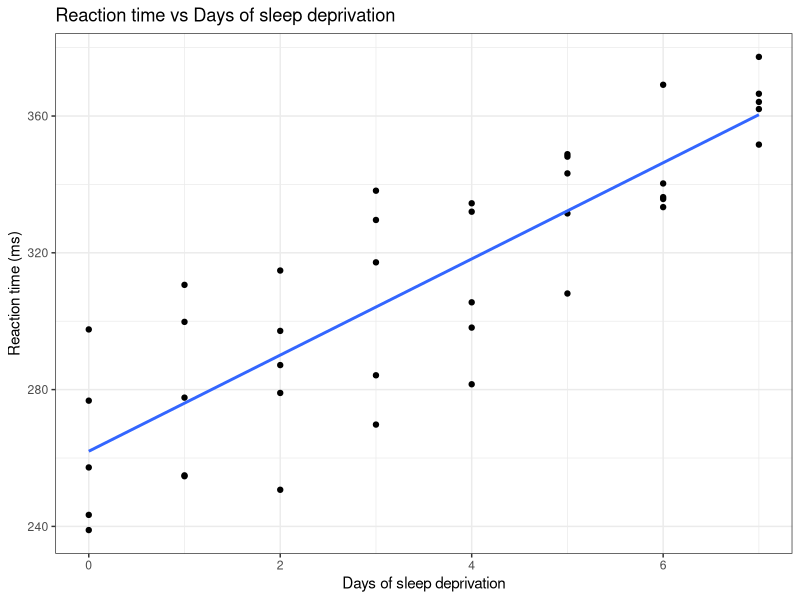
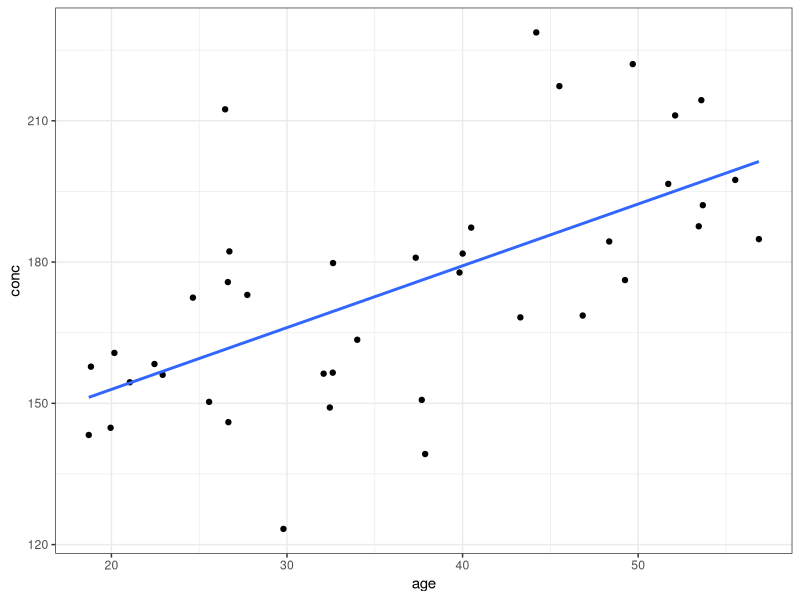
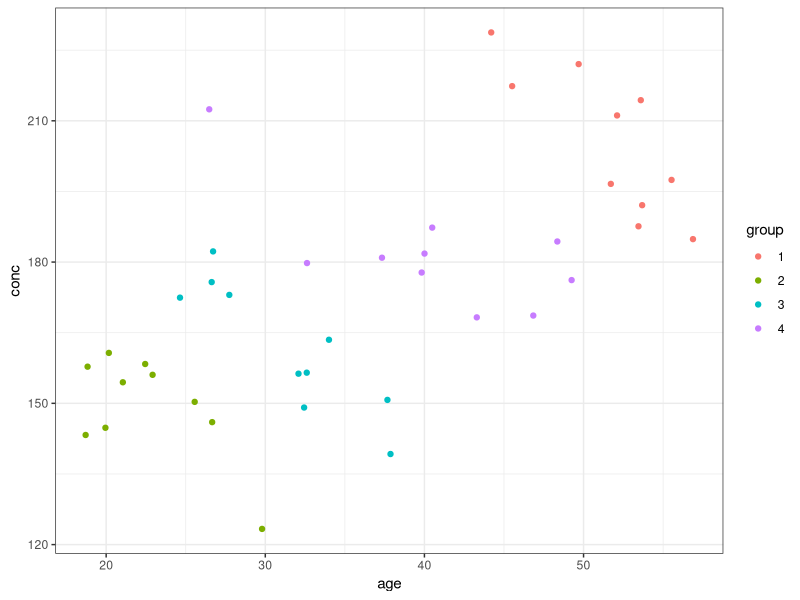
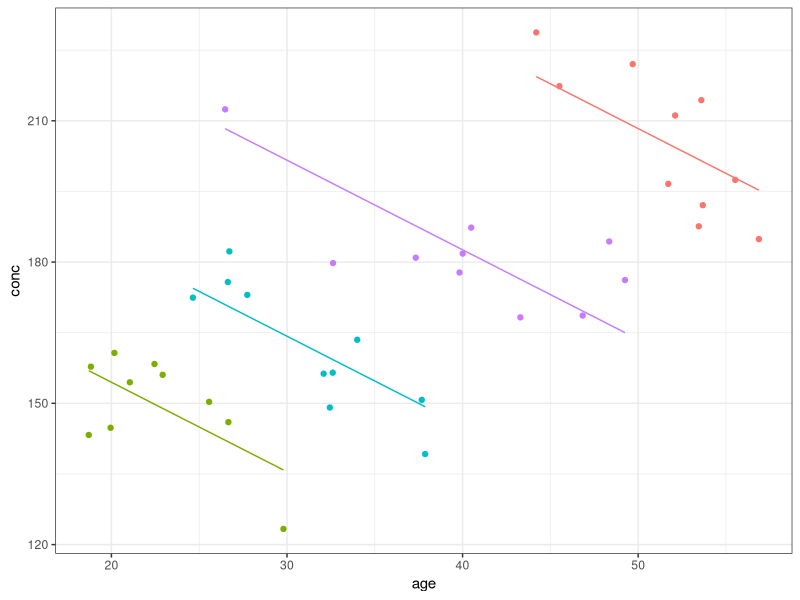
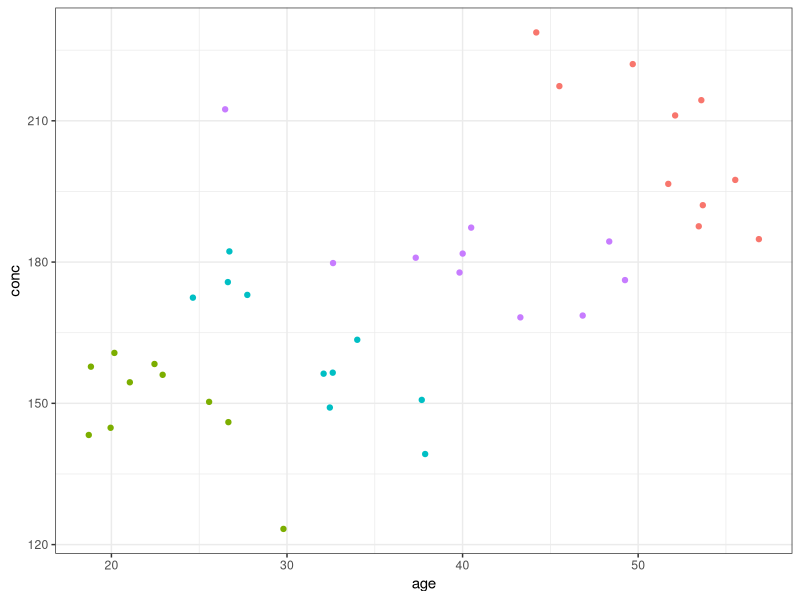
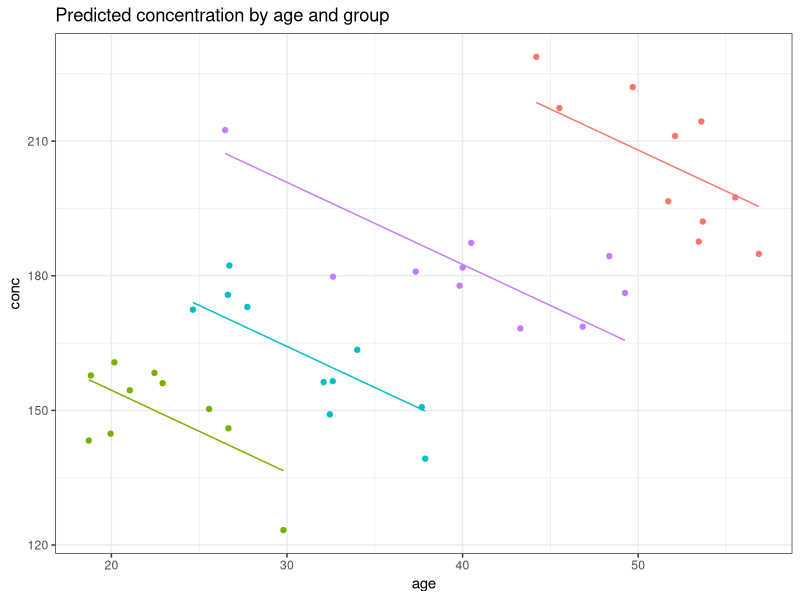
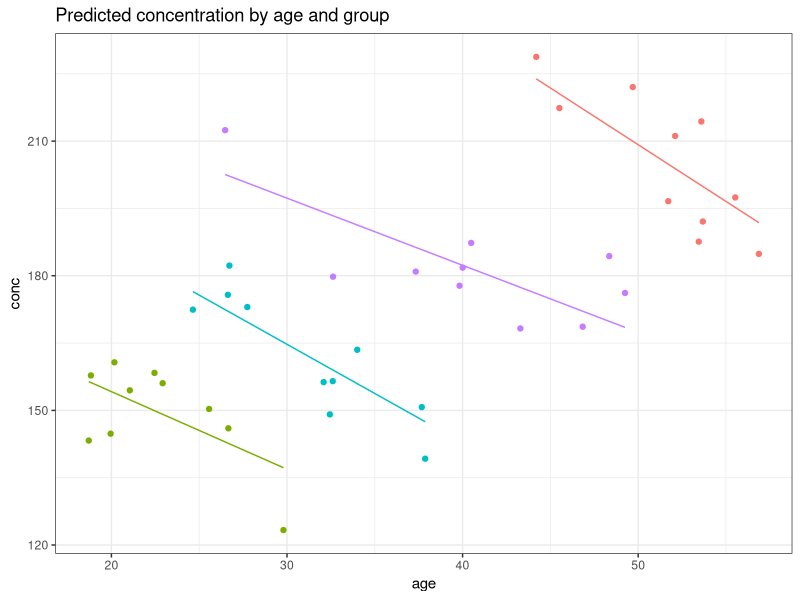
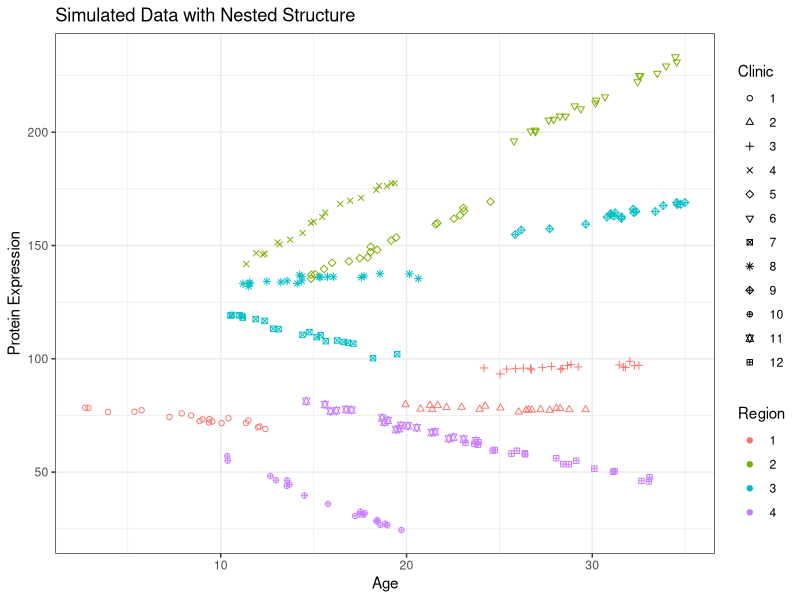

Write the R code that produced these figures, in order.
## ---- chunk 1
library(tidyverse)
library(ggplot2)
library(lme4)
library(nlme)
## ---- chunk 2
#| fig-height: 7
#| fig-width: 7
sleep <- sleepstudy |> filter(Subject %in% c(333, 334, 369, 349, 372), Days>=2) |> mutate(Days=Days-2)
sleep2 <- sleepstudy |> filter(Days>=2) |> mutate(Days=Days-2)
sleep |> ggplot(aes(x=Days, y=Reaction)) + geom_point() + geom_smooth(method="lm", se=FALSE) + theme_bw() +
  labs(title = "Reaction time vs Days of sleep deprivation",
       x = "Days of sleep deprivation",
       y = "Reaction time (ms)")
## ---- chunk 3
simulate_gene_expression <- function(Nsubj = 4, n=10, Gslope = 2, slope=-4, Gint = 100, xm=30, xmsd=5, xsd=2, esd=2) {
  xmean <- rnorm(Nsubj, mean = xm, sd = xmsd)
  
data.frame(subject= rep(as.character(1:Nsubj), each = n),
           xmean = rep(xmean, each = n)) |>
           mutate(xd = rnorm(Nsubj * n, mean = 0, sd = xsd), x=xmean+xd, y = Gint + Gslope * xmean + slope * xd + rnorm(Nsubj * n, sd = esd))
  
}
set.seed(3431)
df <- simulate_gene_expression(xmsd=10, Gslope=2, slope=-2, xsd=5, esd=8) |> rename(group=subject, age=x, conc=y)

df |> ggplot(aes(x=age, y=conc)) + geom_point() + geom_smooth(method="lm", se=FALSE) + theme_bw()
## ---- chunk 4
m0 <- lm(conc ~ age, data = df)
summary(m0)
## ---- chunk 5
df |> ggplot(aes(x=age, y=conc, color=group)) + geom_point() + theme_bw()
## ---- chunk 6
m1 <- lm(conc ~ age + group, data = df)
summary(m1)
## ---- chunk 7
df$pred <- predict(m1)
df |> ggplot(aes(x=age, y=conc, color=group)) + geom_point() + geom_line(aes(y=pred)) + theme_bw() + theme(legend.position = "none")
## ---- chunk 8
df |> ggplot(aes(x=age, y=conc, color=group)) + geom_point() + theme_bw() + theme(legend.position = "none")
## ---- chunk 9
mm <- lmer(conc ~ age + (1 | group), data = df)
#Show the predicted lines
df$pred <- predict(mm)

pl <- df |> ggplot(aes(x=age, y=conc, color=group)) + geom_point() + theme_bw() + theme(legend.position = "none")
pl + geom_line(aes(y=pred)) + labs(title = "Predicted concentration by age and group")
## ---- chunk 10
mm <- lmer(conc ~ age + (1 | group), data = df)
summary(mm)
## ---- chunk 11
var_components <- as.data.frame(VarCorr(mm))
icc <- var_components$vcov[1] / sum(var_components$vcov)
icc
## ---- chunk 12
fixef(mm)
## ---- chunk 13
ranef(mm)
## ---- chunk 14
mm2 <- lmer(conc ~ age + (1 + age | group), data = df)
#Show the predicted lines
df$pred2 <- predict(mm2)
pl <- df |> ggplot(aes(x=age, y=conc, color=group)) + geom_point() + theme_bw() + theme(legend.position = "none")
pl + geom_line(aes(y=pred2)) + labs(title = "Predicted concentration by age and group")
## ---- chunk 15
mm2 <- lmer(conc ~ age + (1 + age | group), data = df)
summary(mm2)
## ---- chunk 16
simulate_grouped_trend_nested <- function(region_count = 3, clinics_per_region = 5, measurements_per_clinic = 10,
                                                         global_slope = -10, global_intercept = 30, 
                                                         region_effects = c(), region_slopes = c(),
                                                         clinic_effects = list(), clinic_slopes = list()) {
  set.seed(123) # Setting a seed for reproducibility
  
  # Initialize an empty data frame to store the simulated data
  data <- data.frame(x = numeric(), y = numeric(), clinic = integer(), region = integer())

  clinic_id_counter = 1 # Initialize a counter for clinic IDs across regions
  
  # Loop to create data for each region
  for (region in 1:region_count) {
    # Use the specific region effect and slope
    region_effect_adj = region_effects[region]
    region_slope_adj = region_slopes[region]
    
    # Loop to create data for each clinic within a region
    for (clinic in 1:clinics_per_region) {
      x_start = runif(1, min = 0, max = 10) + 10 * (clinic - 1) # More continuous x values across clinics
      x = runif(measurements_per_clinic, min = x_start, max = x_start + 10) # Continuous x for measurements
      
      # Use the specific clinic effect and slope
      clinic_effect = clinic_effects[[region]][clinic]
      clinic_slope = clinic_slopes[[region]][clinic]
      
      # Simulate measurements for each clinic
      for (i in 1:measurements_per_clinic) {
        # Model y incorporating both global and specific slopes and effects
        y = (global_intercept + region_effect_adj + clinic_effect) + 
            (global_slope + region_slope_adj + clinic_slope) * x[i] + 
            rnorm(1, mean = 0, sd = 1) # Assuming measurement_noise_sd is constant for simplicity
        
        # Combine this measurement with the overall dataset
        data = rbind(data, data.frame(x = x[i], y = y, clinic = clinic_id_counter, region = region))
      }
      
      clinic_id_counter <- clinic_id_counter + 1 # Increment clinic ID for unique identification across regions
    }
  }
  
  return(data)
}




set.seed(10)
data_int_nested<-simulate_grouped_trend_nested(region_count = 4,
                                               clinics_per_region = 3,
                                               measurements_per_clinic = 20,
                                               global_slope = 0,global_intercept = 100,
                                               region_effects = rnorm(4,mean = 0,sd = 20),
                                               region_slopes=rnorm(4,mean = 0.1,sd = 2),
                                               clinic_effects = lapply(1:4,function(i){rnorm(3,mean = 0,sd = 10)}),
                                               clinic_slopes = lapply(1:4,function(i){rnorm(3,mean = 0.1,sd = 1)}))

data_int_nested |> 
  ggplot(aes(x = x, y = y, color = factor(region), shape = factor(clinic))) +
  geom_point() +
  labs(title = "Simulated Data with Nested Structure",
       x = "Age",
       y = "Protein Expression",
       color = "Region",
       shape = "Clinic") +
  scale_shape_manual(values=1:12) + theme_bw()
## ---- chunk 17
nested_model <- lmer(y ~ x + (1 | region/clinic), 
                     data = data_int_nested)
## ---- chunk 18
nested_model <- lmer(y ~ x + (1 | region/clinic), data = data_int_nested)
summary(nested_model)
## ---- chunk 19
sleepall <- sleepstudy |> filter(Days>=2) |> mutate(Days=Days-2)
m1 <- lmer(Reaction ~ Days + (1 | Subject), data = sleepall)
summary(m1)
## ---- chunk 20
m2 <- lmer(Reaction ~ Days + (1 + Days | Subject), data = sleepall)
summary(m2)
## ---- chunk 21
anova(m1, m2, refit = FALSE)
## ---- chunk 22
sleepall <- sleepall |> mutate(sex=sample(c("M", "F"), nrow(sleepall), replace=TRUE))
## ---- chunk 23
m2 <- lmer(Reaction ~ Days + (1 + Days | Subject), data = sleepall)
m3 <- lmer(Reaction ~ Days + sex + (1 + Days | Subject), data = sleepall)
anova(m2, m3, refit=TRUE)
## ---- chunk 24
library(lmerTest)
mm <- lmer(conc ~ age + (1 | group), data = df)
summary(mm)
## ---- chunk 25
mmsleep <- lmer(Reaction ~ Days + (1 + Days | Subject), data = sleepall)
summary(mmsleep)
